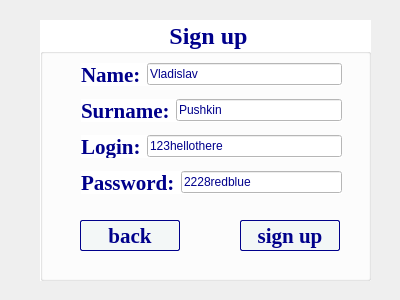
<?xml version="1.0" encoding="UTF-8"?>
<ui version="4.0">
 <class>sign_up</class>
 <widget class="QDialog" name="sign_up">
  <property name="geometry">
   <rect>
    <x>0</x>
    <y>0</y>
    <width>400</width>
    <height>300</height>
   </rect>
  </property>
  <property name="windowTitle">
   <string>Dialog</string>
  </property>
  <widget class="QLabel" name="background_image">
   <property name="geometry">
    <rect>
     <x>0</x>
     <y>0</y>
     <width>401</width>
     <height>301</height>
    </rect>
   </property>
   <property name="text">
    <string/>
   </property>
   <property name="pixmap">
    <pixmap>../images/back_ground_3.jpeg</pixmap>
   </property>
  </widget>
  <widget class="QGroupBox" name="groupBox">
   <property name="geometry">
    <rect>
     <x>40</x>
     <y>20</y>
     <width>331</width>
     <height>261</height>
    </rect>
   </property>
   <property name="font">
    <font>
     <family>Times New Roman</family>
     <pointsize>18</pointsize>
     <bold>true</bold>
    </font>
   </property>
   <property name="styleSheet">
    <string notr="true">background-color: white;
color: darkblue;</string>
   </property>
   <property name="title">
    <string>Sign up</string>
   </property>
   <property name="alignment">
    <set>Qt::AlignCenter</set>
   </property>
   <widget class="QPushButton" name="signUp">
    <property name="geometry">
     <rect>
      <x>200</x>
      <y>200</y>
      <width>100</width>
      <height>31</height>
     </rect>
    </property>
    <property name="font">
     <font>
      <family>Times New Roman</family>
      <pointsize>16</pointsize>
      <bold>true</bold>
     </font>
    </property>
    <property name="styleSheet">
     <string notr="true">border-width: 1px;
border-style: solid;
border-color: darkblue;
border-radius: 2px;
font-weight: bold;
color: darkblue;
background-color: rgb(243, 247, 247);</string>
    </property>
    <property name="text">
     <string>sign up</string>
    </property>
   </widget>
   <widget class="QPushButton" name="back">
    <property name="geometry">
     <rect>
      <x>40</x>
      <y>200</y>
      <width>100</width>
      <height>31</height>
     </rect>
    </property>
    <property name="font">
     <font>
      <family>Times New Roman</family>
      <pointsize>16</pointsize>
      <bold>true</bold>
     </font>
    </property>
    <property name="styleSheet">
     <string notr="true">border-width: 1px;
border-style: solid;
border-color: darkblue;
border-radius: 2px;
font-weight: bold;
color: darkblue;
background-color: rgb(243, 247, 247);</string>
    </property>
    <property name="text">
     <string>back</string>
    </property>
   </widget>
   <widget class="QWidget" name="layoutWidget_1">
    <property name="geometry">
     <rect>
      <x>41</x>
      <y>43</y>
      <width>261</width>
      <height>23</height>
     </rect>
    </property>
    <layout class="QHBoxLayout" name="horizontalLayout">
     <item>
      <widget class="QLabel" name="name">
       <property name="font">
        <font>
         <family>Times New Roman</family>
         <pointsize>16</pointsize>
         <bold>true</bold>
        </font>
       </property>
       <property name="styleSheet">
        <string notr="true">font-weight: bold;
color: darkblue;</string>
       </property>
       <property name="text">
        <string>Name:</string>
       </property>
      </widget>
     </item>
     <item>
      <widget class="QLineEdit" name="nameText">
       <property name="text">
        <string>Vladislav</string>
       </property>
      </widget>
     </item>
    </layout>
   </widget>
   <widget class="QWidget" name="layoutWidget_2">
    <property name="geometry">
     <rect>
      <x>41</x>
      <y>79</y>
      <width>261</width>
      <height>23</height>
     </rect>
    </property>
    <layout class="QHBoxLayout" name="horizontalLayout_2">
     <item>
      <widget class="QLabel" name="surname">
       <property name="font">
        <font>
         <family>Times New Roman</family>
         <pointsize>16</pointsize>
         <bold>true</bold>
        </font>
       </property>
       <property name="styleSheet">
        <string notr="true">font-weight: bold;
color: darkblue;</string>
       </property>
       <property name="text">
        <string>Surname:</string>
       </property>
      </widget>
     </item>
     <item>
      <widget class="QLineEdit" name="surnameText">
       <property name="text">
        <string>Pushkin</string>
       </property>
      </widget>
     </item>
    </layout>
   </widget>
   <widget class="QWidget" name="layoutWidget_3">
    <property name="geometry">
     <rect>
      <x>41</x>
      <y>115</y>
      <width>261</width>
      <height>23</height>
     </rect>
    </property>
    <layout class="QHBoxLayout" name="horizontalLayout_3">
     <item>
      <widget class="QLabel" name="login">
       <property name="font">
        <font>
         <family>Times New Roman</family>
         <pointsize>16</pointsize>
         <bold>true</bold>
        </font>
       </property>
       <property name="styleSheet">
        <string notr="true">font-weight: bold;
color: darkblue;</string>
       </property>
       <property name="text">
        <string>Login:</string>
       </property>
      </widget>
     </item>
     <item>
      <widget class="QLineEdit" name="loginText">
       <property name="text">
        <string>123hellothere</string>
       </property>
      </widget>
     </item>
    </layout>
   </widget>
   <widget class="QWidget" name="layoutWidget_4">
    <property name="geometry">
     <rect>
      <x>41</x>
      <y>151</y>
      <width>261</width>
      <height>23</height>
     </rect>
    </property>
    <layout class="QHBoxLayout" name="horizontalLayout_4">
     <item>
      <widget class="QLabel" name="password">
       <property name="font">
        <font>
         <family>Times New Roman</family>
         <pointsize>16</pointsize>
         <bold>true</bold>
        </font>
       </property>
       <property name="styleSheet">
        <string notr="true">font-weight: bold;
color: darkblue;</string>
       </property>
       <property name="text">
        <string>Password:</string>
       </property>
      </widget>
     </item>
     <item>
      <widget class="QLineEdit" name="passwordText">
       <property name="text">
        <string>2228redblue</string>
       </property>
      </widget>
     </item>
    </layout>
   </widget>
  </widget>
 </widget>
 <resources/>
 <connections/>
</ui>
